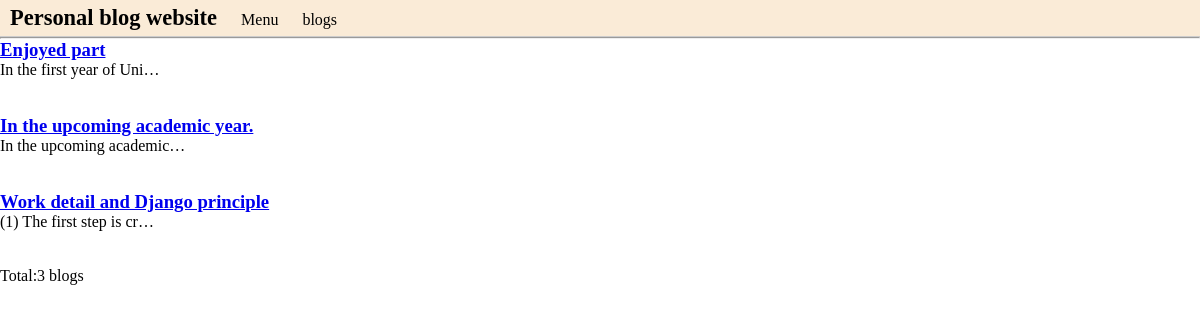
Screenshot of /blog/ with the database file from the repository.
### blog/models.py (models this page shows, shortened)
class Blog(models.Model):
    title = models.CharField(max_length=50)
    blog_type = models.ForeignKey(BlogType, on_delete=models.DO_NOTHING)
    content = models.TextField()
    author = models.ForeignKey(User, on_delete=models.DO_NOTHING)
    created_time = models.DateTimeField(auto_now_add=True)
    last_updated_time = models.DateTimeField(auto_now=True)

### blog/views.py (the view)
# urls.py: path('', views.blog_list, name = 'blog_list'),
def blog_list(req):
    context = {}
    context['blogs'] = Blog.objects.all()
    return render_to_response('blog/blog_list.html', context)

### templates/blog/blog_list.html (shortened to what this page needs)
{% extends 'base.html' %}
{% block content %}
{% for blog in blogs %}
      <a href="{% url 'blog_detail' blog.pk %}">
        <h3>{{ blog.title}}</h3>
      </a>
      <p>{{ blog.content|truncatechars:25}}</p>
      <br>
      <br>
      {% empty %}
      <p>---No blogs---</p>
    {% endfor %}
    <p>Total:{{ blogs|length}} blogs</p>
{% endblock %}

### templates/base.html (shortened to what this page needs)
{% load staticfiles %}
<!DOCTYPE html>
<html lang="en">
<head>
    <link rel="stylesheet" href="{% static 'base.css' %}">
</head>
<body>
    <div class = "nav">
        <a class="logo" href="{% url 'home' %}">
            <h3>Personal blog website</h3>
        </a>
        <a href="/"> Menu</a>
        <a href="{% url 'blog_list' %}">blogs</a>
    </div>
    <hr>
    {% block content %}{% endblock %}
</body>
</html>

### static/base.css (style rules this page uses)
* { margin: 0; padding: 0; }
div.nav { background-color: antiquewhite; border-bottom: 1px solid #ccc ; }
div.nav a { text-decoration: none; color: black; padding: 5px 10px; }
div.nav a.logo { display: inline-block; font-size: 120%; }

### rows the page displays
Blog: title "Enjoyed part", content "In the first year of Uni…"
Blog: title "In the upcoming academic year.", content "In the upcoming academic…"
Blog: title "Work detail and Django principle", content "(1) The first step is cr…"

### other values shown
{{ blogs|length }} "3"
